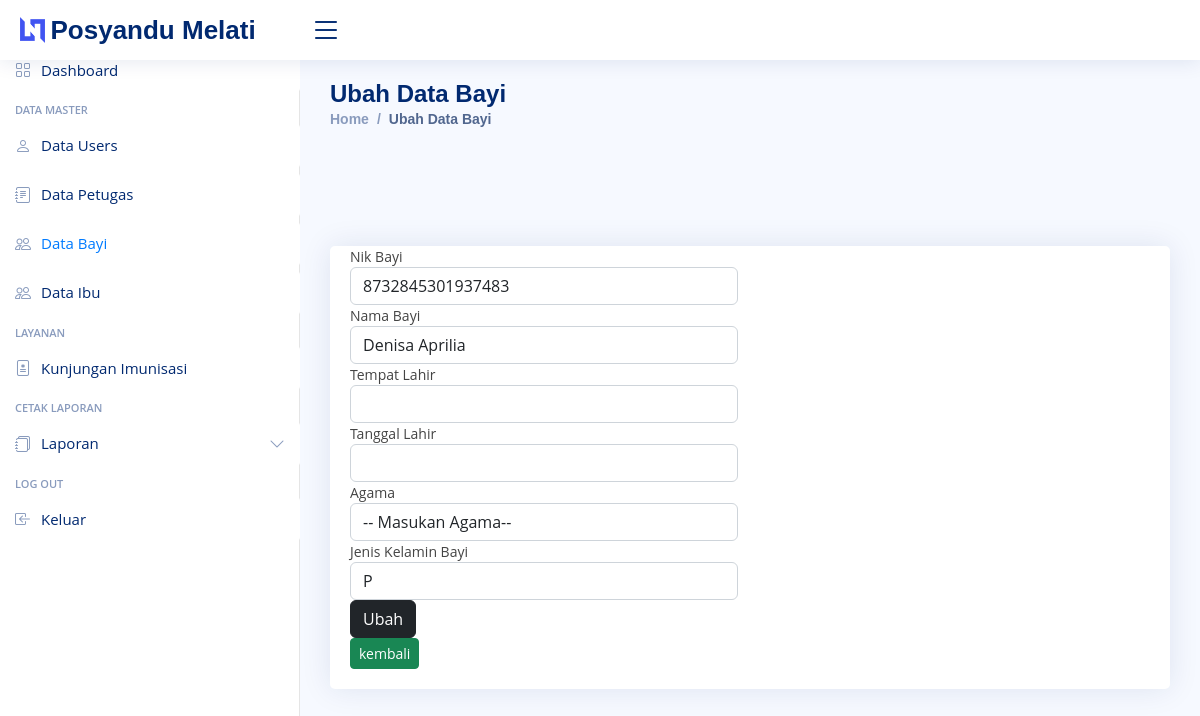
The app's page /admin/bayi/ubah/16 with its own data.
### tables this page shows
CREATE TABLE `bayi` (
  `id_bayi` int(11) NOT NULL,
  `nik_bayi` varchar(16) NOT NULL,
  `nama_bayi` varchar(50) NOT NULL,
  `tempat` varchar(50) NOT NULL,
  `tanggal` date NOT NULL,
  `agama` varchar(20) NOT NULL,
  `jk_bayi` enum('L','P') NOT NULL,
  `umur_bayi` date NOT NULL
);

### application/controllers/admin/bayi.php (called while the page is built, shortened)
<?php
class bayi extends CI_Controller {
	public function __construct()
	{
		$this->load->model('bayi_m');
		$this->load->helpers('Usia_helper');
		$this->load->library('form_validation');
	}
	public function ubah($id)
	{
		$data['title'] = 'Ubah Data Bayi';
		$where = ['id_bayi' => $id];
		$data['bayi'] = $this->bayi_m->get_where('bayi', $where)->row_array();
		$this->form_validation->set_rules('nik', 'Nik bayi', 'required|trim');
		$this->form_validation->set_rules('nama', 'Nama bayi', 'required|trim');
		$this->form_validation->set_rules('tempat', 'tempat', 'required|trim');
		$this->form_validation->set_rules('tanggal', 'tanggal', 'required|trim');
		$this->form_validation->set_rules('agama', 'agama', 'required|trim');
		$this->form_validation->set_rules('jk', 'Kelamin bayi', 'required|trim');
			if($this->form_validation->run() == FALSE) {
				$this->load->view('layout/header', $data);
				$this->load->view('layout/sidebar');
				$this->load->view('admin/bayi/ubah', $data);
				$this->load->view('layout/footer');
			}
	}
}

### index.php (called while the page is built, shortened)
<?php
require_once BASEPATH.'core/CodeIgniter.php';

### application/models/bayi_m.php (called while the page is built, shortened)
<?php
class bayi_m extends CI_Model {
	public function get_where($table, $where)
	{
		return $this->db->get_where($table, $where);
	}
}

### application/views/admin/bayi/ubah.php (the view, shortened to what this page needs)
<main id="main" class="main">
    <div class="card">
        <div class="card-body">
            <div class="row">
                <div class="col-md-6">
                    <?= form_open('admin/bayi/ubah/'. $bayi['id_bayi']); ?>
                    <div class="form-group">
                        <label for="nik">Nik Bayi</label>
                        <input type="text" name="nik" id="nik" class="form-control" value="<?= $bayi['nik_bayi']; ?>">
                    </div>
                    <div class="form-group">
                        <label for="nama">Nama Bayi</label>
                        <input type="text" name="nama" id="nama" class="form-control"
                            value="<?= $bayi['nama_bayi']; ?>">
                    </div>
                    <div class="form-group">
                        <label for="tempat">Tempat Lahir</label>
                        <input type="text" name="tempat" id="tempat" class="form-control">
                    </div>
                    <div class="form-group">
                        <label for="tanggal">Tanggal Lahir</label>
                        <input type="text" name="tanggal" id="tanggal" class="form-control">
                    </div>
                    <div class="form-group">
                        <label for="agama">Agama</label>
                        <select name="agama" id="agama" class="form-control">
                            <option value="">-- Masukan Agama--</option>
                        </select>
                    </div>
                    <div class="form-group">
                        <label for="jk">Jenis Kelamin Bayi</label>
                        <select name="jk" id="jk" class="form-control">
                            <option value="P" <?php if($bayi['jk_bayi'] == 'P'){echo "selected";} ?>>P</option>
                        </select>
                    </div>
                    <div class="form-group">
                        <button type="submit" class="btn btn-dark">Ubah</button>
                    </div>
                    <div class="form-group">
                        <td>
                            <a href="<?= base_url('admin/bayi/index/'); ?>" class="btn btn-success btn-sm">kembali</a>
                        </td>
                    </div>
                    <?= form_close(); ?>
                </div>
            </div>
        </div>
    </div>
</main>

### assets/css/dashboard.css (style rules this page uses)
body { font-size: .875rem; }

### assets/nice/assets/css/style.css (style rules this page uses)
:root { scroll-behavior: smooth; }
body { font-family: "Open Sans", sans-serif; background: #f6f9ff; color: #444444; }
a { color: #4154f1; text-decoration: none; }
#main { margin-top: 60px; padding: 20px 30px; transition: all 0.3s; }
.card { margin-bottom: 30px; border: none; border-radius: 5px; box-shadow: 0px 0 30px rgba(1, 41, 112, 0.1); }
.card-body { padding: 0 20px 20px 20px; }
@media (min-width: 1200px) { #main, #footer { margin-left: 300px; } }

### records on screen
bayi: nik "8732845301937483", nama "Denisa Aprilia", jk "P"

### other values on screen
$title "Ubah Data Bayi"
